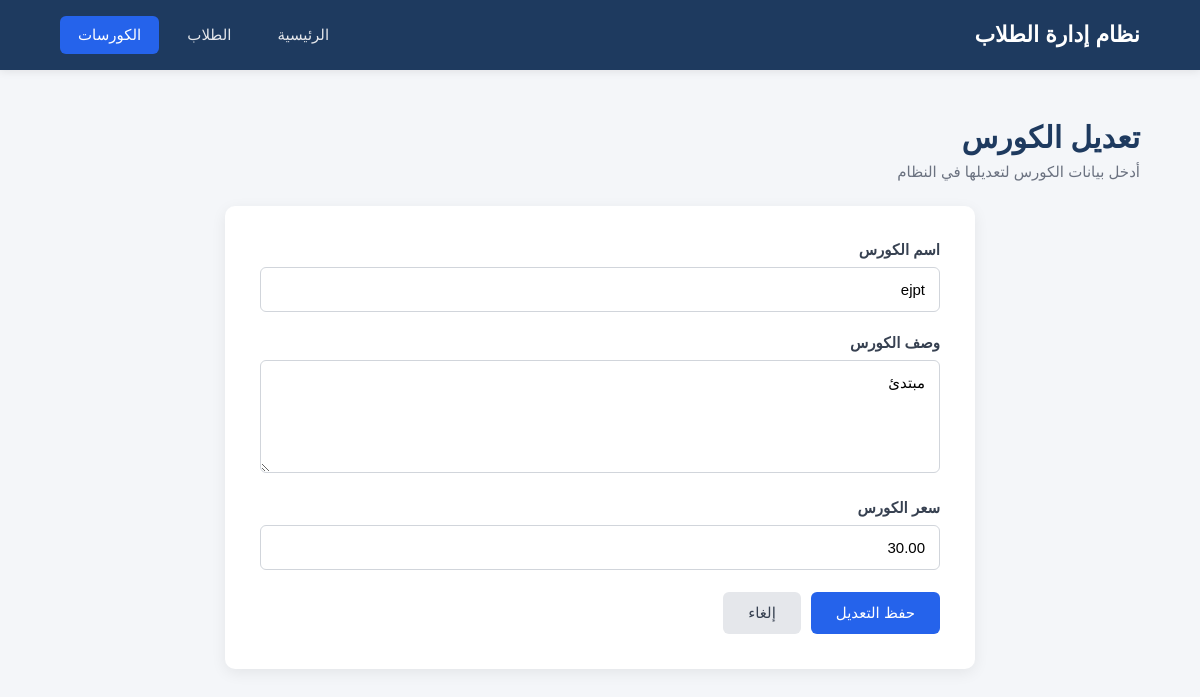
The app's page /edit_course.php?course_id=16 with its own data.
### tables this page shows
CREATE TABLE `courses` (
  `course_id` int(11) NOT NULL,
  `course_name` varchar(100) NOT NULL,
  `Description` text NOT NULL,
  `price` decimal(30,2) NOT NULL
);

### edit_course.php (the view, shortened to what this page needs)
<?php
require_once ('config.php');
if (isset($_GET['course_id'])) {
    $course_id = $_GET['course_id'];
} else {
    exit('معرف الكورس غير موجود');
}
$sql = "SELECT *
        FROM courses
        WHERE course_id = :course_id";
$stmt = $pdo->prepare($sql);
$stmt->execute([
    ':course_id' => $course_id
]);
$result = $stmt->fetchAll(PDO::FETCH_ASSOC);
?>
<!DOCTYPE html>
<html lang="ar" dir="rtl">
<head>
    <link rel="stylesheet" href="add_cour.css">
</head>
<body>
    <header class="navbar">
        <div class="container navbar-content">
            <div class="logo">
                نظام إدارة الطلاب
            </div>
            <nav>
                <a href="index.php">الرئيسية</a>
                <a href="show_students.php">الطلاب</a>
                <a href="show_courses.php" class="active">الكورسات</a>
            </nav>
        </div>
    </header>
    <main class="main-content">
        <div class="container">
            <div class="page-header">
                <h1>تعديل الكورس</h1>
                <p>أدخل بيانات الكورس لتعديلها في النظام</p>
            </div>
            <div class="form-card">
                <form action="" method="POST">
                    <div class="form-group">
                        <label for="course_name">اسم الكورس</label>
<input
    type="text"
    id="course_name"
    name="course_name"
    placeholder="أدخل اسم الكورس"
    required
value="<?php echo htmlspecialchars($result[0]['course_name'] ?? '', ENT_QUOTES, 'UTF-8'); ?>"
>
</div>
                    <div class="form-group">
    <label for="description">وصف الكورس</label>
    <textarea
        id="description"
        name="description"
        rows="5"
        placeholder="أدخل وصف الكورس"><?= htmlspecialchars($result[0]['Description']) ?></textarea>
</div>
<div class="form-group">
    <label for="price">سعر الكورس</label>
    <input
        type="number"
        id="price"
        name="price"
        placeholder="مثال: 100"
        value="<?= htmlspecialchars($result[0]['price'] ?? '', ENT_QUOTES, 'UTF-8') ?>"
        step="0.01"
        min="0"
    >
</div>
                    <div class="form-actions">
                        <button type="submit" class="btn btn-primary">
                            حفظ التعديل
                        </button>
                        <a href="#" class="btn btn-secondary">
                            إلغاء
                        </a>
                    </div>
                </form>
            </div>
        </div>
    </main>
</body>
</html>

### add_cour.css (style rules this page uses)
* { margin: 0; padding: 0; box-sizing: border-box; }
* { box-sizing: border-box; }
body { font-family: Arial, Tahoma, sans-serif; background-color: #f4f6f9; color: #1f2937; direction: rtl; }
.container { width: 90%; max-width: 1100px; margin: auto; }
.navbar { background-color: #1e3a5f; height: 70px; display: flex; align-items: center; box-shadow: 0 2px 8px rgba(0, 0, 0, 0.08); }
.navbar-content { display: flex; align-items: center; justify-content: space-between; }
.logo { color: white; font-size: 22px; font-weight: bold; }
nav { display: flex; gap: 10px; }
nav a { color: #e5e7eb; text-decoration: none; padding: 10px 18px; border-radius: 6px; font-size: 15px; transition: 0.2s; }
nav a:hover, nav a.active { background-color: #2563eb; color: white; }
.main-content { padding: 50px 0; }
.page-header { margin-bottom: 25px; }
.page-header h1 { font-size: 30px; margin-bottom: 8px; color: #1e3a5f; }
.page-header p { color: #6b7280; font-size: 15px; }
.form-card { background-color: white; max-width: 750px; margin: auto; padding: 35px; border-radius: 10px; box-shadow: 0 4px 15px rgba(0, 0, 0, 0.07); }
.form-group { margin-bottom: 22px; }
.form-group label { display: block; margin-bottom: 8px; font-size: 15px; font-weight: bold; color: #374151; }
.form-group input, .form-group textarea { width: 100%; padding: 13px 14px; border: 1px solid #d1d5db; border-radius: 6px; font-size: 15px; font-family: inherit; outline: none; transition: 0.2s; background-color: #fff; }
.form-group textarea { resize: vertical; }
.form-actions { display: flex; gap: 10px; margin-top: 10px; }
.btn { border: none; text-decoration: none; padding: 12px 25px; border-radius: 6px; font-size: 15px; font-family: inherit; cursor: pointer; text-align: center; }
.btn-primary { background-color: #2563eb; color: white; }
.btn-secondary { background-color: #e5e7eb; color: #374151; }

### records on screen
courses: course_name "ejpt", description "مبتدئ", price "30.00"
